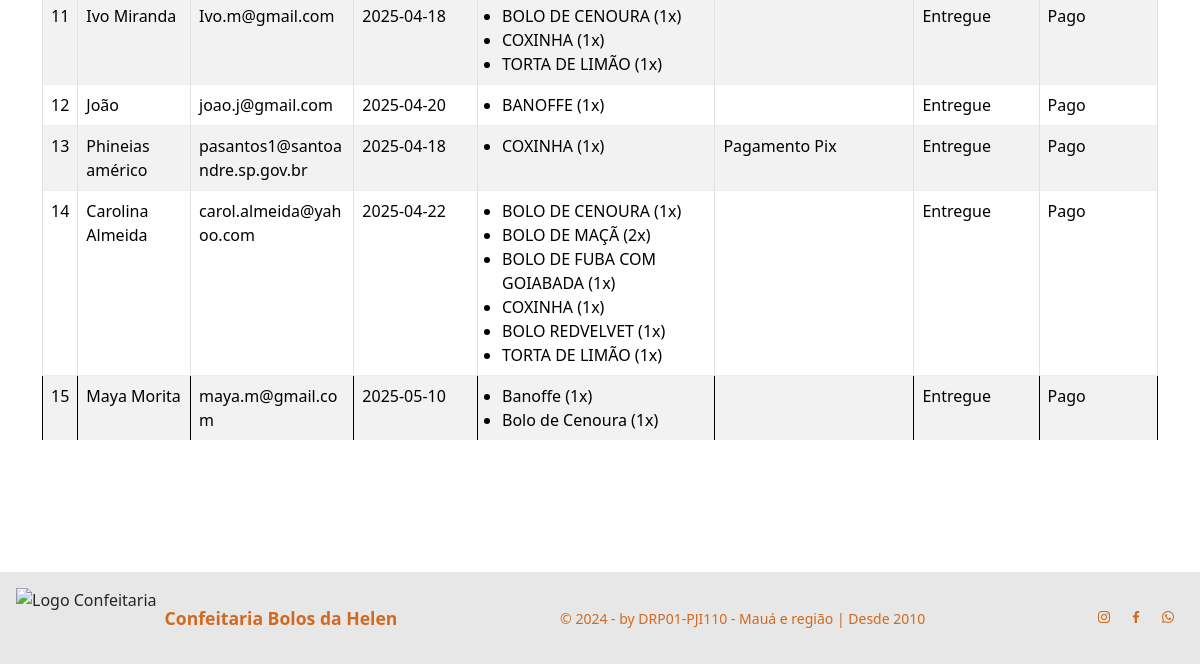
Page /admin/pedidos?filtro=entregues (signed in, lower part) on the earlier database version.
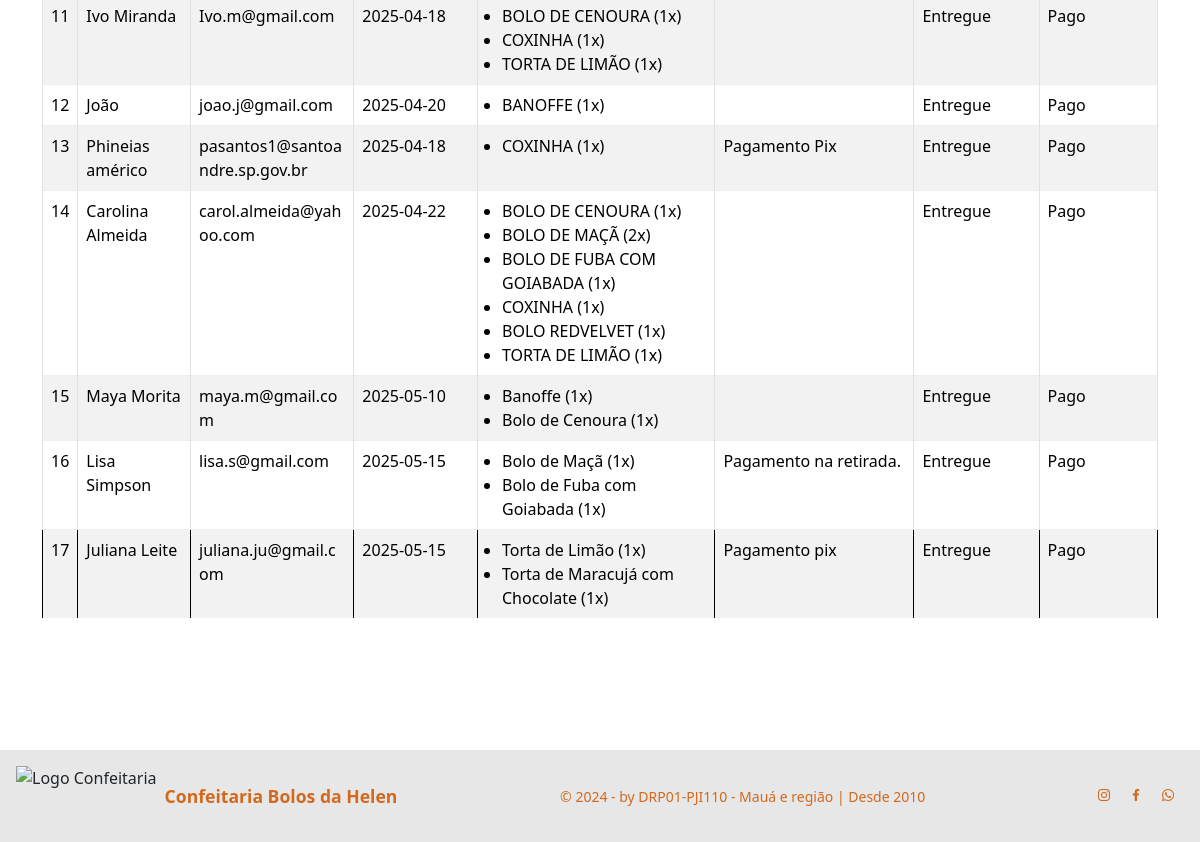
Same page on the later database version.
### tables this page shows
CREATE TABLE pedidos (
    id INTEGER PRIMARY KEY AUTOINCREMENT,
    nome TEXT,
    email TEXT,
    data_entrega TEXT,
    observacoes TEXT
, status TEXT DEFAULT 'Novo', pagamento TEXT DEFAULT 'Pendente');

CREATE TABLE itens_pedido (
    id INTEGER PRIMARY KEY AUTOINCREMENT,
    pedido_id INTEGER,
    produto TEXT,
    quantidade INTEGER,
    FOREIGN KEY (pedido_id) REFERENCES pedidos(id)
);

### app.py (the view)
@app.route('/admin/pedidos')
def admin_pedidos():
    if not session.get('logado'):
        return redirect(url_for('login'))
    filtro = request.args.get('filtro')  # Captura filtro da URL
    conn = get_db_connection()
    query = 'SELECT * FROM pedidos'
    params = ()
    if filtro == 'entregues':
        query += ' WHERE status = ?'
        params = ('Entregue',)
    elif filtro == 'pendentes':
        query += ' WHERE pagamento = ?'
        params = ('Pendente',)
    elif filtro == 'pagos':
        query += ' WHERE pagamento = ?'
        params = ('Pago',)
    pedidos = conn.execute(query, params).fetchall()
    lista_pedidos = []
    for pedido in pedidos:
        itens = conn.execute('SELECT produto, quantidade FROM itens_pedido WHERE pedido_id = ?', (pedido['id'],)).fetchall()
        pedido_completo = {
            'id': pedido['id'],
            'nome': pedido['nome'],
            'email': pedido['email'],
            'data_entrega': pedido['data_entrega'],
            'observacoes': pedido['observacoes'],
            'status': pedido['status'],
            'pagamento': pedido['pagamento'],
            'itens': itens  # <-- Lista de produtos
        }
        lista_pedidos.append(pedido_completo)
    conn.close()
    return render_template('admin.html', pedidos=lista_pedidos)

### app.py (called while the page is built)
def get_db_connection():
    conn = sqlite3.connect('banco.db')
    conn.row_factory = sqlite3.Row
    return conn

### templates/admin.html (shortened to what this page needs)
{% extends 'base.html' %}
{% block content %}
<div class="container mt-5">
    <div class="table-responsive">
        <table class="table table-bordered table-striped mt-4" style="background-color: #d2691e;">
            <tbody>
                {% for pedido in pedidos %}
                <tr>
                    <td>{{ pedido.id }}</td>
                    <td>{{ pedido.nome }}</td>
                    <td class="text-break">{{ pedido.email }}</td>
                    <td>{{ pedido.data_entrega }}</td>
                    <td>
                        <ul class="mb-0 ps-3">
                            {% for item in pedido.itens %}
                            <li>{{ item['produto'] }} ({{ item['quantidade'] }}x)</li>
                            {% endfor %}
                        </ul>
                    </td>
                    <td class="text-break">{{ pedido.observacoes }}</td>
                    <td>
                        {{ pedido.status }}
                    </td>
                    <td>
                        {{ pedido.pagamento }}
                    </td>
                </tr>
                {% endfor %}
            </tbody>
        </table>
    </div>
</div>
{% endblock %}

Differences in the rows shown:
now on this page (row edited): pedidos: id "16", nome "Lisa Simpson", email "lisa.s@gmail.com", data_entrega "2025-05-15", observacoes "Pagamento na retirada.", status "Entregue", pagamento "Pago"
now on this page (row unchanged): itens_pedido: produto "Bolo de Maçã", quantidade "1", shown under "16"
now on this page (row unchanged): itens_pedido: produto "Bolo de Fuba com Goiabada", quantidade "1", shown under "16"
now on this page (row edited): pedidos: id "17", nome "Juliana Leite", email "juliana.ju@gmail.com", data_entrega "2025-05-15", observacoes "Pagamento pix", status "Entregue", pagamento "Pago"
now on this page (row unchanged): itens_pedido: produto "Torta de Limão", quantidade "1", shown under "17"
now on this page (row unchanged): itens_pedido: produto "Torta de Maracujá com Chocolate", quantidade "1", shown under "17"
